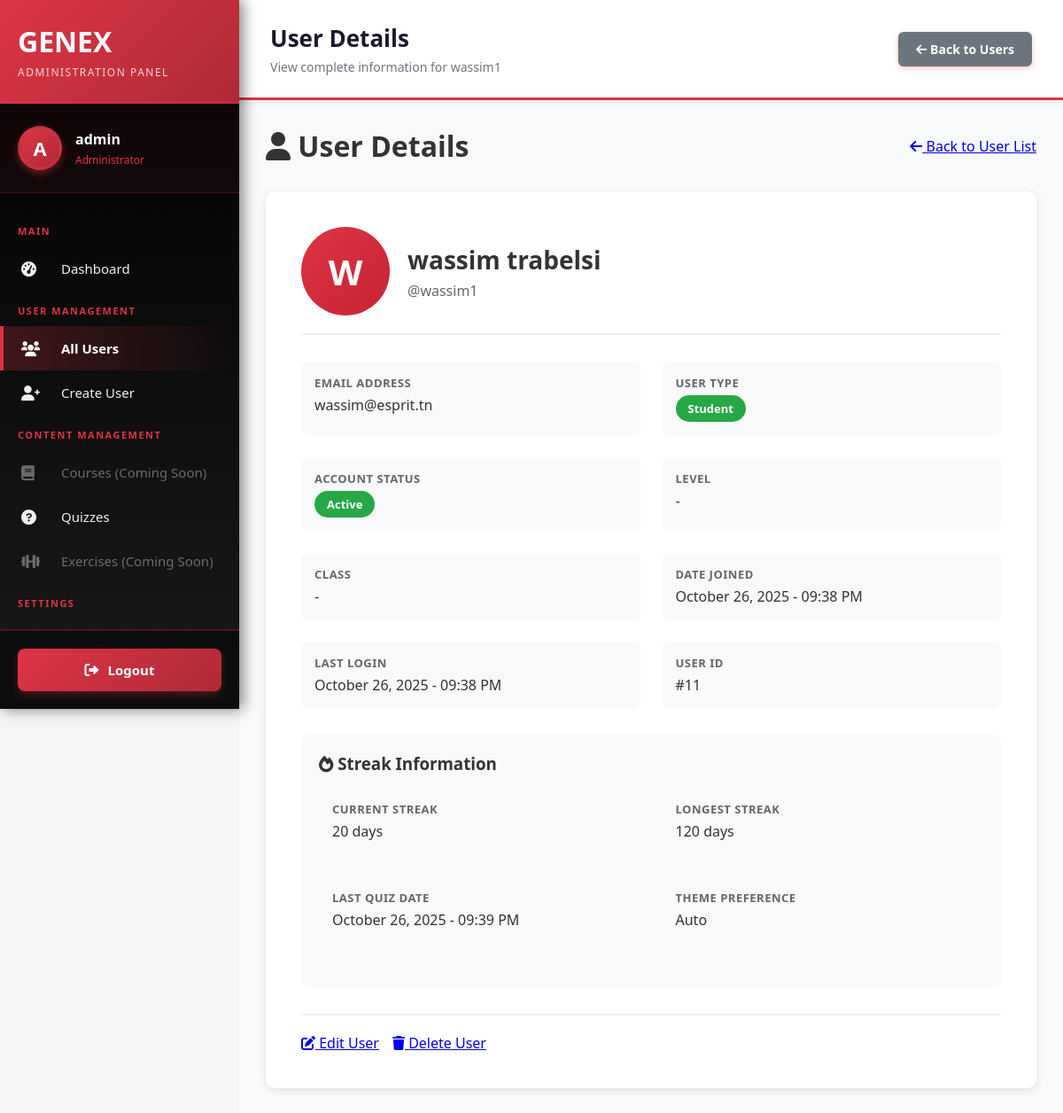
Page /users/backoffice/users/11/ (signed in) on the committed database.
### users/models.py (models this page shows, shortened)
class User(AbstractUser):
    USER_TYPE_CHOICES = (
        ('admin', 'Admin'),
        ('student', 'Student'),
    )
    LEVEL_CHOICES = (
        ('weak', 'Weak'),
        ('medium', 'Medium'),
        ('advanced', 'Advanced'),
    )
    user_type = models.CharField(max_length=10, choices=USER_TYPE_CHOICES, default='student')
    level = models.CharField(max_length=10, choices=LEVEL_CHOICES, blank=True, null=True)
    student_class = models.CharField(max_length=50, blank=True, null=True)
    current_streak = models.IntegerField(default=0, help_text="Current consecutive days with quiz completion")
    longest_streak = models.IntegerField(default=0, help_text="Longest streak ever achieved")
    last_quiz_date = models.DateTimeField(null=True, blank=True, help_text="Last time user completed a quiz")
    THEME_CHOICES = (
        ('light', 'Light'),
        ('dark', 'Dark'),
        ('auto', 'Auto'),
    )
    theme_preference = models.CharField(max_length=10, choices=THEME_CHOICES, default='auto', help_text="User's theme preference")

### users/views.py (the view)
# urls.py: path('backoffice/users/<int:user_id>/', views.backoffice_user_detail, name='backoffice_user_detail'),
@user_passes_test(is_admin, login_url='main:signin')
def backoffice_user_detail(request, user_id):
    user = get_object_or_404(User, id=user_id)
    context = {'user_obj': user}
    return render(request, 'users/backoffice/user_detail.html', context)

### users/views.py (called while the page is built)
def is_admin(user):
    return user.is_authenticated and (user.is_superuser or user.user_type == 'admin')

### templates/users/backoffice/user_detail.html (shortened to what this page needs)
{% extends 'users/backoffice/base.html' %}
{% block nav_users %}active{% endblock %}
{% block page_title %}User Details{% endblock %}
{% block page_description %}View complete information for {{ user_obj.username }}{% endblock %}
{% block topbar_actions %}
<a href="{% url 'users:backoffice_user_list' %}" class="btn" style="background: #6c757d;">
    <i class="fas fa-arrow-left"></i> Back to Users
</a>
{% endblock %}
{% block content %}
<div class="backoffice-container">
    <div class="page-header">
        <h1><i class="fas fa-user"></i> User Details</h1>
        <a href="{% url 'users:backoffice_user_list' %}" class="btn-outline-red">
            <i class="fas fa-arrow-left"></i> Back to User List
        </a>
    </div>
    <div class="user-detail-card">
        <div class="user-header">
            <div class="user-avatar">
                {{ user_obj.username|slice:":1"|upper }}
            </div>
            <div class="user-info">
                <h2>{{ user_obj.get_full_name|default:user_obj.username }}</h2>
                <p>@{{ user_obj.username }}</p>
            </div>
        </div>
        <div class="detail-grid">
            <div class="detail-item">
                <label>Email Address</label>
                <div class="value">{{ user_obj.email }}</div>
            </div>
            <div class="detail-item">
                <label>User Type</label>
                <div class="value">
                    <span class="badge badge-{{ user_obj.user_type }}">
                        {{ user_obj.get_user_type_display }}
                    </span>
                </div>
            </div>
            <div class="detail-item">
                <label>Account Status</label>
                <div class="value">
                    <span class="badge badge-{% if user_obj.is_active %}active{% else %}inactive{% endif %}">
                        {% if user_obj.is_active %}Active{% else %}Inactive{% endif %}
                    </span>
                </div>
            </div>
            <div class="detail-item">
                <label>Level</label>
                <div class="value">{{ user_obj.get_level_display|default:"-" }}</div>
            </div>
            <div class="detail-item">
                <label>Class</label>
                <div class="value">{{ user_obj.student_class|default:"-" }}</div>
            </div>
            <div class="detail-item">
                <label>Date Joined</label>
                <div class="value">{{ user_obj.date_joined|date:"F d, Y - h:i A" }}</div>
            </div>
            <div class="detail-item">
                <label>Last Login</label>
                <div class="value">
                    {% if user_obj.last_login %}
                        {{ user_obj.last_login|date:"F d, Y - h:i A" }}
                    {% else %}
                        Never
                    {% endif %}
                </div>
            </div>
            <div class="detail-item">
                <label>User ID</label>
                <div class="value">#{{ user_obj.id }}</div>
            </div>
        </div>
        {% if user_obj.user_type == 'student' %}
        <div style="margin-bottom: 30px; padding: 20px; background: #f8f9fa; border-radius: 8px;">
            <h3 style="margin-bottom: 15px; color: #333;">
                <i class="fas fa-fire"></i> Streak Information
            </h3>
            <div class="detail-grid">
                <div class="detail-item">
                    <label>Current Streak</label>
                    <div class="value">{{ user_obj.current_streak }} days</div>
                </div>
                <div class="detail-item">
                    <label>Longest Streak</label>
                    <div class="value">{{ user_obj.longest_streak }} days</div>
                </div>
                <div class="detail-item">
                    <label>Last Quiz Date</label>
                    <div class="value">
                        {% if user_obj.last_quiz_date %}
                            {{ user_obj.last_quiz_date|date:"F d, Y - h:i A" }}
                        {% else %}
                            No quiz taken yet
                        {% endif %}
                    </div>
                </div>
                <div class="detail-item">
                    <label>Theme Preference</label>
                    <div class="value">{{ user_obj.get_theme_preference_display }}</div>
                </div>
            </div>
        </div>
        {% endif %}
        <div class="action-buttons">
            <a href="{% url 'users:backoffice_user_update' user_obj.id %}" class="btn-red">
                <i class="fas fa-edit"></i> Edit User
            </a>
            <a href="{% url 'users:backoffice_user_delete' user_obj.id %}" class="btn-outline-red">
                <i class="fas fa-trash"></i> Delete User
            </a>
        </div>
    </div>
</div>
{% endblock %}

### templates/users/backoffice/base.html (shortened to what this page needs)
<!DOCTYPE html>
<html lang="fr">
<head>
    <link rel="stylesheet" href="https://cdnjs.cloudflare.com/ajax/libs/font-awesome/6.0.0/css/all.min.css">
</head>
<body>
    <aside class="sidebar" id="sidebar">
        <div class="sidebar-header">
            <h1>GEN<span>EX</span></h1>
            <p>Administration Panel</p>
        </div>
        <div class="sidebar-user">
            <div class="sidebar-user-avatar">
                {{ user.username.0|upper }}
            </div>
            <div class="sidebar-user-info">
                <h3>{{ user.username }}</h3>
                <p>Administrator</p>
            </div>
        </div>
        <nav class="sidebar-menu">
            <div class="sidebar-menu-title">Main</div>
            <a href="{% url 'users:backoffice_dashboard' %}" class="{% block nav_dashboard %}{% endblock %}">
                <i class="fas fa-tachometer-alt"></i> Dashboard
            </a>
            <div class="sidebar-menu-title">User Management</div>
            <a href="{% url 'users:backoffice_user_list' %}" class="{% block nav_users %}{% endblock %}">
                <i class="fas fa-users"></i> All Users
            </a>
            <a href="{% url 'users:backoffice_user_create' %}" class="{% block nav_create_user %}{% endblock %}">
                <i class="fas fa-user-plus"></i> Create User
            </a>
            <div class="sidebar-menu-title">Content Management</div>
            <a href="#" class="disabled">
                <i class="fas fa-book"></i> Courses (Coming Soon)
            </a>
            <a href="{% url 'users:backoffice_quiz_list' %}" class="{% block nav_quizzes %}{% endblock %}">
                <i class="fas fa-question-circle"></i> Quizzes
            </a>
            <a href="#" class="disabled">
                <i class="fas fa-dumbbell"></i> Exercises (Coming Soon)
            </a>
            <div class="sidebar-menu-title">Settings</div>
            <a href="#" class="disabled">
            </a>
        </nav>
        <div class="sidebar-footer">
            <a href="{% url 'main:signout' %}">
                <i class="fas fa-sign-out-alt"></i> Logout
            </a>
        </div>
    </aside>
    <div class="main-content">
        <div class="topbar">
            <div class="topbar-title">
                <h2>{% block page_title %}Dashboard{% endblock %}</h2>
                <p>{% block page_description %}Welcome to the administration panel{% endblock %}</p>
            </div>
            <div class="topbar-actions">
                {% block topbar_actions %}{% endblock %}
            </div>
        </div>
        <div class="content-container">
            {% block content %}{% endblock %}
        </div>
    </div>
</body>
</html>

### templates/users/backoffice/base.html (style rules this page uses)
* { margin: 0; padding: 0; box-sizing: border-box; }
body { font-family: 'Segoe UI', Tahoma, Geneva, Verdana, sans-serif; background: #f5f5f5; color: #333; }
.sidebar { position: fixed; left: 0; top: 0; width: 270px; height: 100vh; background: linear-gradient(180deg, #000000 0%, #1a1a1a 100%); color: white; overflow-y: auto; z-index: 1000; box-shadow: 4px 0 15px rgba(0,0,0,0.5); display: flex; flex-direction: column; }
.sidebar-header { padding: 25px 20px; background: linear-gradient(135deg, #dc3545 0%, #b02a37 100%); border-bottom: 2px solid rgba(220, 53, 69, 0.3); }
.sidebar-header h1 { font-size: 32px; font-weight: bold; margin-bottom: 5px; color: white; }
.sidebar-header h1 span { color: white; }
.sidebar-header p { font-size: 12px; color: rgba(255,255,255,0.8); margin-top: 5px; text-transform: uppercase; letter-spacing: 1.5px; }
.sidebar-user { padding: 25px 20px; border-bottom: 1px solid rgba(220, 53, 69, 0.2); display: flex; align-items: center; gap: 15px; background: rgba(220, 53, 69, 0.05); }
.sidebar-user-avatar { width: 50px; height: 50px; border-radius: 50%; background: linear-gradient(135deg, #dc3545, #b02a37); display: flex; align-items: center; justify-content: center; font-size: 22px; font-weight: bold; border: 3px solid rgba(220, 53, 69, 0.3); box-shadow: 0 4px 8px rgba(220, 53, 69, 0.4); }
.sidebar-user-info h3 { font-size: 16px; margin-bottom: 4px; font-weight: 600; }
.sidebar-user-info p { font-size: 12px; color: #dc3545; font-weight: 500; }
.sidebar-menu { padding: 20px 0; flex: 1; overflow-y: auto; }
.sidebar-menu-title { padding: 15px 20px 10px; font-size: 11px; text-transform: uppercase; color: #dc3545; font-weight: 700; letter-spacing: 1.5px; }
.sidebar-menu a { display: flex; align-items: center; padding: 15px 20px; color: #ecf0f1; text-decoration: none; transition: all 0.3s ease; border-left: 4px solid transparent; font-size: 15px; }
.sidebar-menu a.active { background: linear-gradient(90deg, rgba(220, 53, 69, 0.25) 0%, transparent 100%); border-left-color: #dc3545; color: #fff; font-weight: 600; }
.sidebar-menu a i { width: 30px; margin-right: 15px; font-size: 17px; }
.sidebar-menu a.disabled { opacity: 0.4; cursor: not-allowed; }
.sidebar-footer { margin-top: auto; padding: 20px; background: rgba(0, 0, 0, 0.5); border-top: 2px solid rgba(220, 53, 69, 0.3); }
.sidebar-footer a { display: flex; align-items: center; justify-content: center; padding: 14px 20px; color: white; text-decoration: none; background: linear-gradient(135deg, #dc3545, #b02a37); border-radius: 8px; transition: all 0.3s ease; font-weight: 600; font-size: 15px; box-shadow: 0 4px 10px rgba(220, 53, 69, 0.3); }
.sidebar-footer a i { margin-right: 10px; font-size: 16px; }
.main-content { margin-left: 270px; min-height: 100vh; background: #f8f9fa; }
.topbar { background: white; padding: 25px 35px; box-shadow: 0 2px 8px rgba(0,0,0,0.08); display: flex; justify-content: space-between; align-items: center; border-bottom: 3px solid #dc3545; }
.topbar-title h2 { font-size: 26px; color: #1a1a2e; font-weight: 700; }
.topbar-title p { font-size: 14px; color: #6c757d; margin-top: 5px; }
.topbar-actions { display: flex; gap: 15px; align-items: center; }
.topbar-actions .btn { padding: 10px 20px; background: linear-gradient(135deg, #dc3545, #c82333); color: white; border: none; border-radius: 6px; text-decoration: none; font-size: 14px; cursor: pointer; transition: all 0.3s ease; font-weight: 600; box-shadow: 0 2px 6px rgba(220, 53, 69, 0.3); }
.content-container { padding: 30px; }

### rows in the picture
User: username.0 "A", username "admin"
User: username "wassim1", username "W", get_full_name "wassim trabelsi", email "wassim@esprit.tn", user_type "Student", level "-", student_class "-", date_joined "October 26, 2025 - 09:38 PM", last_login "October 26, 2025 - 09:38 PM", id "11", current_streak "20", longest_streak "120", last_quiz_date "October 26, 2025 - 09:39 PM", theme_preference "Auto"
